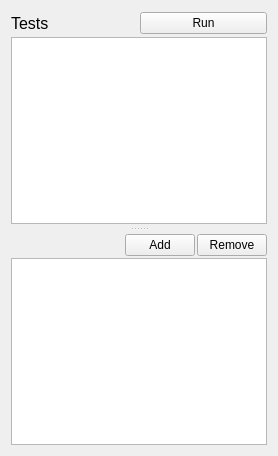
         <widget class="QWidget" name="testingTab">
          <property name="sizePolicy">
           <sizepolicy hsizetype="Expanding" vsizetype="Expanding">
            <horstretch>0</horstretch>
            <verstretch>0</verstretch>
           </sizepolicy>
          </property>
          <attribute name="title">
           <string>Testing Tab</string>
          </attribute>
          <layout class="QVBoxLayout" name="verticalLayout_12">
           <item>
            <widget class="QSplitter" name="splitter_3">
             <property name="frameShadow">
              <enum>QFrame::Sunken</enum>
             </property>
             <property name="orientation">
              <enum>Qt::Vertical</enum>
             </property>
             <property name="handleWidth">
              <number>10</number>
             </property>
             <widget class="QWidget" name="layoutWidget">
              <layout class="QVBoxLayout" name="verticalLayout_testingTable">
               <property name="spacing">
                <number>2</number>
               </property>
               <item>
                <layout class="QHBoxLayout" name="horizontalLayout_8">
                 <item>
                  <widget class="QLabel" name="testingTableLabel">
                   <property name="minimumSize">
                    <size>
                     <width>0</width>
                     <height>24</height>
                    </size>
                   </property>
                   <property name="font">
                    <font>
                     <pointsize>12</pointsize>
                    </font>
                   </property>
                   <property name="text">
                    <string>Tests</string>
                   </property>
                  </widget>
                 </item>
                 <item>
                  <widget class="QPushButton" name="testRun">
                   <property name="text">
                    <string>Run</string>
                   </property>
                  </widget>
                 </item>
                </layout>
               </item>
               <item>
                <widget class="QListView" name="selectedTestsTable">
                 <property name="acceptDrops">
                  <bool>true</bool>
                 </property>
                 <property name="dragEnabled">
                  <bool>true</bool>
                 </property>
                 <property name="dragDropOverwriteMode">
                  <bool>true</bool>
                 </property>
                 <property name="dragDropMode">
                  <enum>QAbstractItemView::DragDrop</enum>
                 </property>
                 <property name="defaultDropAction">
                  <enum>Qt::MoveAction</enum>
                 </property>
                 <property name="selectionMode">
                  <enum>QAbstractItemView::SingleSelection</enum>
                 </property>
                 <property name="selectionBehavior">
                  <enum>QAbstractItemView::SelectRows</enum>
                 </property>
                </widget>
               </item>
              </layout>
             </widget>
             <widget class="QWidget" name="layoutWidget1">
              <layout class="QVBoxLayout" name="verticalLayout_testingList">
               <property name="spacing">
                <number>2</number>
               </property>
               <item>
                <layout class="QHBoxLayout" name="horizontalLayout_testingListButtons">
                 <property name="sizeConstraint">
                  <enum>QLayout::SetDefaultConstraint</enum>
                 </property>
                 <property name="topMargin">
                  <number>0</number>
                 </property>
                 <item>
                  <spacer name="horizontalSpacer_testing1">
                   <property name="orientation">
                    <enum>Qt::Horizontal</enum>
                   </property>
                   <property name="sizeHint" stdset="0">
                    <size>
                     <width>40</width>
                     <height>20</height>
                    </size>
                   </property>
                  </spacer>
                 </item>
                 <item>
                  <widget class="QPushButton" name="addToTable">
                   <property name="maximumSize">
                    <size>
                     <width>70</width>
                     <height>16777215</height>
                    </size>
                   </property>
                   <property name="text">
                    <string>Add</string>
                   </property>
                  </widget>
                 </item>
                 <item>
                  <widget class="QPushButton" name="removeFromTable">
                   <property name="maximumSize">
                    <size>
                     <width>70</width>
                     <height>16777215</height>
                    </size>
                   </property>
                   <property name="text">
                    <string>Remove</string>
                   </property>
                  </widget>
                 </item>
                </layout>
               </item>
               <item>
                <widget class="QTreeView" name="allTestsTable">
                 <property name="sizePolicy">
                  <sizepolicy hsizetype="Expanding" vsizetype="Expanding">
                   <horstretch>0</horstretch>
                   <verstretch>0</verstretch>
                  </sizepolicy>
                 </property>
                 <property name="showDropIndicator" stdset="0">
                  <bool>false</bool>
                 </property>
                 <property name="dragEnabled">
                  <bool>false</bool>
                 </property>
                 <property name="dragDropMode">
                  <enum>QAbstractItemView::NoDragDrop</enum>
                 </property>
                 <property name="defaultDropAction">
                  <enum>Qt::IgnoreAction</enum>
                 </property>
                 <property name="selectionMode">
                  <enum>QAbstractItemView::ExtendedSelection</enum>
                 </property>
                 <property name="sortingEnabled">
                  <bool>true</bool>
                 </property>
                 <property name="animated">
                  <bool>true</bool>
                 </property>
                 <attribute name="headerCascadingSectionResizes">
                  <bool>true</bool>
                 </attribute>
                 <attribute name="headerStretchLastSection">
                  <bool>false</bool>
                 </attribute>
                </widget>
               </item>
              </layout>
             </widget>
            </widget>
           </item>
          </layout>
         </widget>
